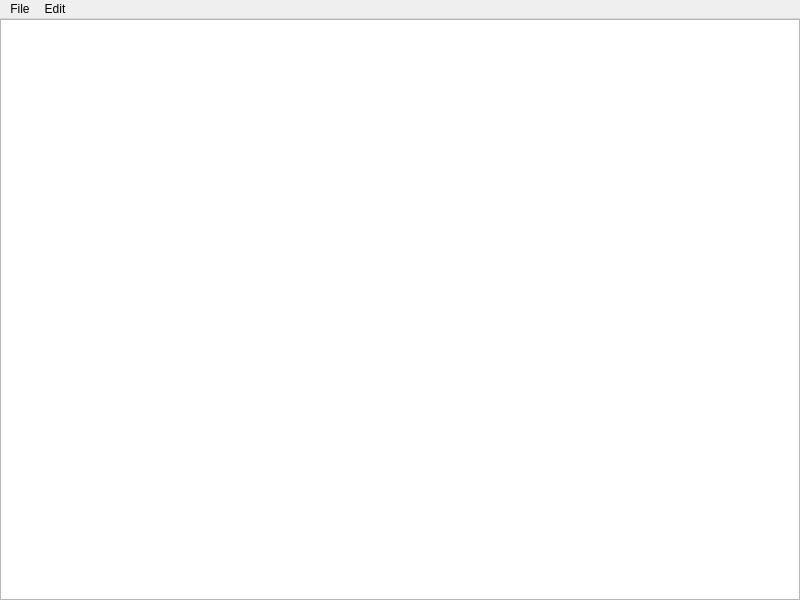
<?xml version="1.0" encoding="UTF-8"?>
<ui version="4.0">
 <class>MainWindow</class>
 <widget class="QMainWindow" name="MainWindow">
  <property name="geometry">
   <rect>
    <x>0</x>
    <y>0</y>
    <width>800</width>
    <height>600</height>
   </rect>
  </property>
  <property name="windowTitle">
   <string>MainWindow</string>
  </property>
  <property name="statusTip">
   <string/>
  </property>
  <widget class="QWidget" name="centralwidget">
   <layout class="QGridLayout" name="gridLayout">
    <property name="leftMargin">
     <number>0</number>
    </property>
    <property name="topMargin">
     <number>0</number>
    </property>
    <property name="rightMargin">
     <number>0</number>
    </property>
    <property name="bottomMargin">
     <number>0</number>
    </property>
    <property name="spacing">
     <number>0</number>
    </property>
    <item row="0" column="0">
     <widget class="QPlainTextEdit" name="plainTextEdit">
      <property name="font">
       <font>
        <family>Lucida Console</family>
        <pointsize>10</pointsize>
       </font>
      </property>
     </widget>
    </item>
   </layout>
  </widget>
  <widget class="QMenuBar" name="menubar">
   <property name="geometry">
    <rect>
     <x>0</x>
     <y>0</y>
     <width>800</width>
     <height>21</height>
    </rect>
   </property>
   <widget class="QMenu" name="menuFile">
    <property name="title">
     <string>File</string>
    </property>
    <addaction name="actionNew"/>
    <addaction name="actionSave"/>
    <addaction name="actionSave_As"/>
    <addaction name="actionOpen"/>
    <addaction name="separator"/>
    <addaction name="actionPreferences"/>
    <addaction name="separator"/>
    <addaction name="actionClose"/>
   </widget>
   <widget class="QMenu" name="menuEdit">
    <property name="title">
     <string>Edit</string>
    </property>
    <addaction name="actionPaste"/>
   </widget>
   <addaction name="menuFile"/>
   <addaction name="menuEdit"/>
  </widget>
  <action name="actionSave">
   <property name="text">
    <string>Save</string>
   </property>
   <property name="statusTip">
    <string>Save a file</string>
   </property>
   <property name="shortcut">
    <string>Ctrl+S</string>
   </property>
  </action>
  <action name="actionNew">
   <property name="text">
    <string>New</string>
   </property>
   <property name="statusTip">
    <string>Create a new file</string>
   </property>
   <property name="shortcut">
    <string>Ctrl+N</string>
   </property>
  </action>
  <action name="actionClose">
   <property name="text">
    <string>Close</string>
   </property>
   <property name="shortcut">
    <string>Alt+F4</string>
   </property>
  </action>
  <action name="actionUNotes_Settings">
   <property name="text">
    <string>UNotes Settings</string>
   </property>
  </action>
  <action name="actionCopy">
   <property name="text">
    <string>Copy</string>
   </property>
   <property name="shortcut">
    <string>Ctrl+C</string>
   </property>
  </action>
  <action name="actionPaste">
   <property name="text">
    <string>Paste</string>
   </property>
   <property name="shortcut">
    <string>Ctrl+V</string>
   </property>
  </action>
  <action name="actionOpen">
   <property name="text">
    <string>Open</string>
   </property>
   <property name="shortcut">
    <string>Ctrl+O</string>
   </property>
  </action>
  <action name="actionPreferences">
   <property name="text">
    <string>Preferences</string>
   </property>
   <property name="shortcut">
    <string>Ctrl+Alt+S</string>
   </property>
  </action>
  <action name="actionSave_As">
   <property name="text">
    <string>Save As</string>
   </property>
  </action>
 </widget>
 <resources/>
 <connections/>
</ui>
